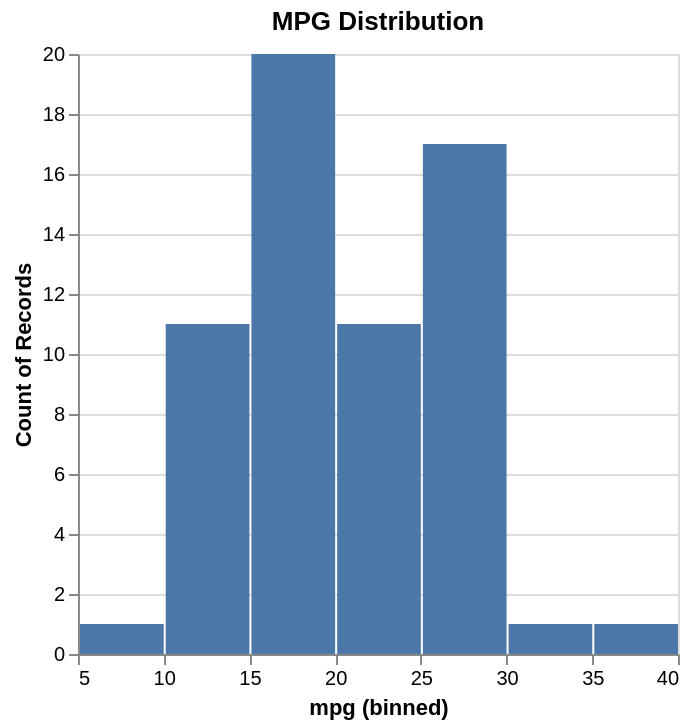

The specification (Vega-Lite) saved for this image:
### Vega-Lite specification from a JSON file in a GitHub repository (floating-point values rounded to 4 significant figures)
{"$schema": "https://vega.github.io/schema/vega-lite/v5.json", "config": {"axis": {"labelLimit": 0}, "header": {"labelLimit": 0}, "legend": {"labelLimit": 0}}, "data": {"values": [{"acceleration": 12.0, "cylinders": 8, "horsepower": 130, "mpg": 18, "origin": "USA", "weight": 3504}, {"acceleration": 11.5, "cylinders": 8, "horsepower": 165, "mpg": 15, "origin": "USA", "weight": 3693}, {"acceleration": 11.0, "cylinders": 8, "horsepower": 150, "mpg": 18, "origin": "USA", "weight": 3436}, {"acceleration": 12.0, "cylinders": 8, "horsepower": 150, "mpg": 16, "origin": "USA", "weight": 3433}, {"acceleration": 10.5, "cylinders": 8, "horsepower": 140, "mpg": 17, "origin": "USA", "weight": 3449}, {"acceleration": 10.0, "cylinders": 8, "horsepower": 198, "mpg": 15, "origin": "USA", "weight": 4341}, {"acceleration": 9.0, "cylinders": 8, "horsepower": 220, "mpg": 14, "origin": "USA", "weight": 4354}, {"acceleration": 8.5, "cylinders": 8, "horsepower": 215, "mpg": 14, "origin": "USA", "weight": 4312}, {"acceleration": 10.0, "cylinders": 8, "horsepower": 225, "mpg": 14, "origin": "USA", "weight": 4425}, {"acceleration": 8.5, "cylinders": 8, "horsepower": 190, "mpg": 15, "origin": "USA", "weight": 3850}, {"acceleration": 10.0, "cylinders": 8, "horsepower": 170, "mpg": 15, "origin": "USA", "weight": 3563}, {"acceleration": 8.0, "cylinders": 8, "horsepower": 160, "mpg": 14, "origin": "USA", "weight": 3609}, {"acceleration": 9.5, "cylinders": 8, "horsepower": 150, "mpg": 15, "origin": "USA", "weight": 3761}, {"acceleration": 10.0, "cylinders": 8, "horsepower": 225, "mpg": 14, "origin": "USA", "weight": 3086}, {"acceleration": 15.0, "cylinders": 4, "horsepower": 95, "mpg": 24, "origin": "Japan", "weight": 2372}, {"acceleration": 15.5, "cylinders": 4, "horsepower": 95, "mpg": 22, "origin": "Japan", "weight": 2833}, {"acceleration": 15.5, "cylinders": 4, "horsepower": 97, "mpg": 18, "origin": "Japan", "weight": 2774}, {"acceleration": 16.0, "cylinders": 4, "horsepower": 85, "mpg": 21, "origin": "Japan", "weight": 2587}, {"acceleration": 14.5, "cylinders": 4, "horsepower": 88, "mpg": 27, "origin": "Japan", "weight": 2130}, {"acceleration": 20.5, "cylinders": 4, "horsepower": 46, "mpg": 26, "origin": "Europe", "weight": 1835}, {"acceleration": 17.5, "cylinders": 4, "horsepower": 87, "mpg": 25, "origin": "Europe", "weight": 2672}, {"acceleration": 15.0, "cylinders": 4, "horsepower": 90, "mpg": 24, "origin": "Europe", "weight": 2430}, {"acceleration": 17.5, "cylinders": 4, "horsepower": 95, "mpg": 25, "origin": "Europe", "weight": 2375}, {"acceleration": 15.5, "cylinders": 4, "horsepower": 113, "mpg": 26, "origin": "Europe", "weight": 2234}, {"acceleration": 18.5, "cylinders": 4, "horsepower": 90, "mpg": 21, "origin": "Europe", "weight": 2648}, {"acceleration": 14.0, "cylinders": 8, "horsepower": 215, "mpg": 10, "origin": "USA", "weight": 4615}, {"acceleration": 13.0, "cylinders": 8, "horsepower": 200, "mpg": 10, "origin": "USA", "weight": 4376}, {"acceleration": 13.5, "cylinders": 8, "horsepower": 210, "mpg": 11, "origin": "USA", "weight": 4382}, {"acceleration": 18.0, "cylinders": 8, "horsepower": 193, "mpg": 9, "origin": "USA", "weight": 4732}, {"acceleration": 14.5, "cylinders": 4, "horsepower": 88, "mpg": 27, "origin": "Japan", "weight": 2130}, {"acceleration": 13.5, "cylinders": 4, "horsepower": 90, "mpg": 28, "origin": "Japan", "weight": 2264}, {"acceleration": 15.5, "cylinders": 4, "horsepower": 95, "mpg": 25, "origin": "Japan", "weight": 2228}, {"acceleration": 19.0, "cylinders": 4, "horsepower": 100, "mpg": 25, "origin": "Japan", "weight": 2046}, {"acceleration": 13.0, "cylinders": 4, "horsepower": 105, "mpg": 19, "origin": "Europe", "weight": 2634}, {"acceleration": 15.5, "cylinders": 4, "horsepower": 100, "mpg": 16, "origin": "Europe", "weight": 2702}, {"acceleration": 16.5, "cylinders": 4, "horsepower": 88, "mpg": 17, "origin": "Europe", "weight": 2875}, {"acceleration": 17.0, "cylinders": 4, "horsepower": 100, "mpg": 19, "origin": "Europe", "weight": 2901}, {"acceleration": 11.0, "cylinders": 6, "horsepower": 165, "mpg": 18, "origin": "USA", "weight": 3353}, {"acceleration": 11.5, "cylinders": 6, "horsepower": 175, "mpg": 14, "origin": "USA", "weight": 3169}, {"acceleration": 12.5, "cylinders": 6, "horsepower": 153, "mpg": 14, "origin": "USA", "weight": 2906}, {"acceleration": 13.5, "cylinders": 6, "horsepower": 150, "mpg": 15, "origin": "USA", "weight": 3380}, {"acceleration": 12.0, "cylinders": 8, "horsepower": 180, "mpg": 15, "origin": "USA", "weight": 3740}, {"acceleration": 11.0, "cylinders": 8, "horsepower": 170, "mpg": 14, "origin": "USA", "weight": 4080}, {"acceleration": 11.5, "cylinders": 8, "horsepower": 175, "mpg": 15, "origin": "USA", "weight": 3645}, {"acceleration": 14.0, "cylinders": 4, "horsepower": 110, "mpg": 24, "origin": "Japan", "weight": 2585}, {"acceleration": 19.0, "cylinders": 4, "horsepower": 72, "mpg": 20, "origin": "Japan", "weight": 2310}, {"acceleration": 15.0, "cylinders": 4, "horsepower": 100, "mpg": 25, "origin": "Japan", "weight": 2472}, {"acceleration": 16.0, "cylinders": 4, "horsepower": 88, "mpg": 21, "origin": "Japan", "weight": 2265}, {"acceleration": 19.5, "cylinders": 4, "horsepower": 86, "mpg": 27, "origin": "Japan", "weight": 2110}, {"acceleration": 14.5, "cylinders": 4, "horsepower": 90, "mpg": 26, "origin": "Japan", "weight": 2800}, {"acceleration": 19.5, "cylinders": 4, "horsepower": 70, "mpg": 26, "origin": "Japan", "weight": 2110}, {"acceleration": 17.0, "cylinders": 4, "horsepower": 76, "mpg": 28, "origin": "Japan", "weight": 2085}, {"acceleration": 17.0, "cylinders": 4, "horsepower": 65, "mpg": 25, "origin": "Japan", "weight": 2245}, {"acceleration": 15.0, "cylinders": 4, "horsepower": 69, "mpg": 26, "origin": "Japan", "weight": 1965}, {"acceleration": 17.0, "cylinders": 4, "horsepower": 60, "mpg": 30, "origin": "Japan", "weight": 1755}, {"acceleration": 14.0, "cylinders": 6, "horsepower": 70, "mpg": 22, "origin": "USA", "weight": 2815}, {"acceleration": 12.5, "cylinders": 6, "horsepower": 95, "mpg": 17, "origin": "USA", "weight": 3210}, {"acceleration": 13.5, "cylinders": 6, "horsepower": 80, "mpg": 23, "origin": "USA", "weight": 3380}, {"acceleration": 15.5, "cylinders": 4, "horsepower": 54, "mpg": 36, "origin": "Japan", "weight": 1760}, {"acceleration": 14.0, "cylinders": 4, "horsepower": 90, "mpg": 25, "origin": "Europe", "weight": 2130}, {"acceleration": 15.5, "cylinders": 4, "horsepower": 86, "mpg": 22, "origin": "Europe", "weight": 2205}, {"acceleration": 13.5, "cylinders": 4, "horsepower": 110, "mpg": 18, "origin": "Europe", "weight": 2245}]}, "encoding": {"x": {"bin": true, "field": "mpg", "scale": {"zero": false}, "type": "quantitative"}, "y": {"aggregate": "count", "scale": {"zero": false}, "type": "quantitative"}}, "height": 300, "mark": "bar", "params": [{"bind": "scales", "name": "grid", "select": {"encodings": ["x"], "type": "interval"}}], "title": "MPG Distribution"}
